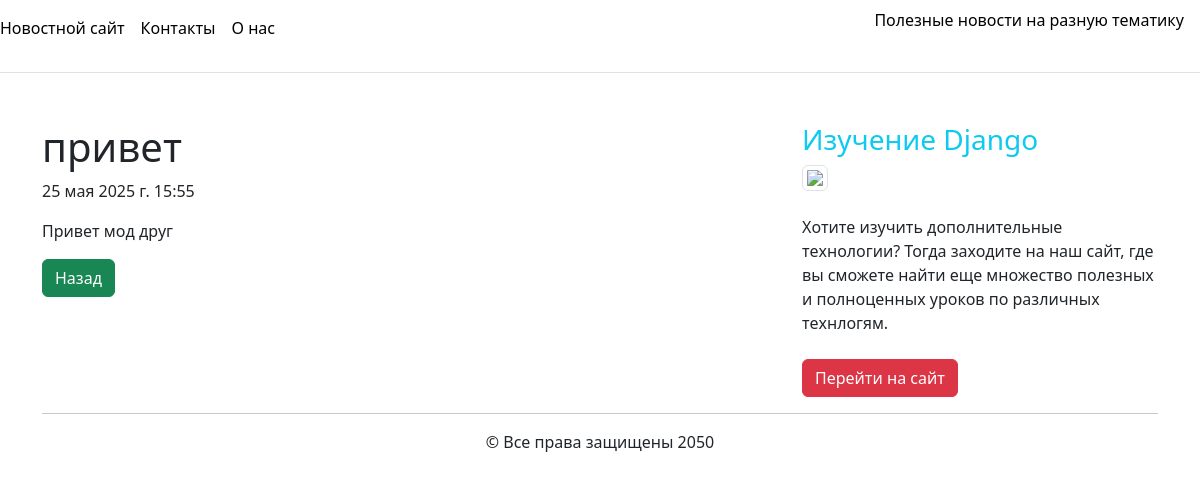
Page /4/ on the committed database.
### main/models.py (models this page shows, shortened)
class Article(models.Model):
    title = models.CharField('Название', max_length=100)
    anons = models.CharField('Анонс', max_length=250)
    full_text = models.TextField('Статья')
    date = models.DateTimeField('Дата публикации')
    class Meta:
        verbose_name = 'Новость'
        verbose_name_plural = 'Новости'

### main/views.py (the view)
# urls.py: path('<int:pk>/', views.NewsDetailView.as_view(), name='news_detail'),
class NewsDetailView(DetailView):
    model = Article
    template_name = 'main/details_view.html'
    context_object_name = 'article'

### templates/main/details_view.html (shortened to what this page needs)
{% extends 'main/shablon.html' %}
{% block content %}
    <div class="as">
    <h1>{{ article.title }}</h1>
        <p>{{ article.date }}</p>
    <p>{{ article.full_text }}</p>
    <a href="{% url 'index' %}" class="btn btn-success">Назад</a>
    </div>
{% endblock %}

### rows in the picture
Article: title "привет", date "25 мая 2025 г. 15:55", full_text "Привет мод друг"
